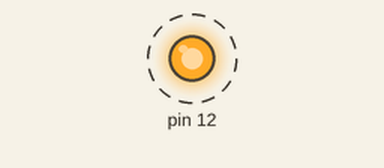
Recording of a sketch running on a simulated Arduino Uno, built with avr-gcc and run on an emulated ATmega328P. Parts: output pins drawn as LEDs (lit = HIGH). Dashed ring = blinking.

Above: at 0.05 s.
Timing chart, 0 to 3.0 s (numbered marks = the images above):
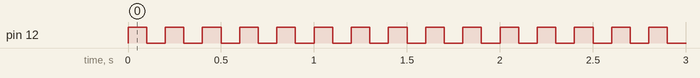

The sketch:

Arduino_test.ino
```cpp
void setup() {
  pinMode(12, OUTPUT);
}

void loop() {
  while(true) {
    // code to be executed
    digitalWrite(12, 1);
    delay(100);
    digitalWrite(12, 0);
    delay(100);
  }
}
```

Measured:
- by itself, pin 12: alternates HIGH for 0.10 s and LOW for 0.10 s
